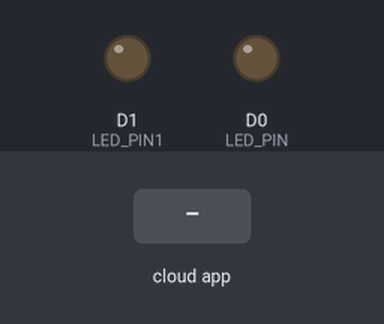
The sketch below on a simulated ESP8266 (NodeMCU). On the bench: output pins drawn as LEDs (lit = HIGH). The test bench sets the inputs (shaded band). What the sketch prints to the serial monitor is not drawn.

Above: at 2.7 s.
2.8 s: the phone or cloud app sets digital to 1
At 4.0 s:
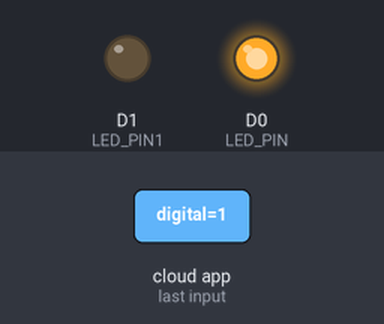
4.3 s: the phone or cloud app sets analog to 1
At 5.4 s:
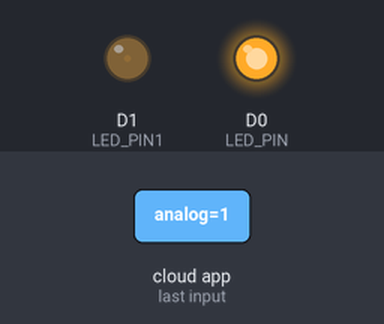
5.8 s: the phone or cloud app sets digital to 0
At 6.7 s:
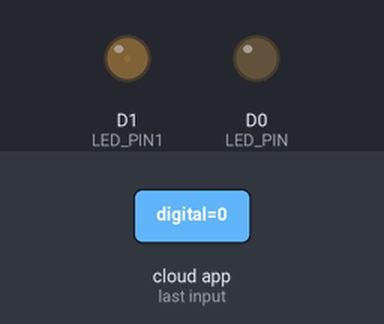
7.3 s: the phone or cloud app sets analog to 0
At 8.0 s:
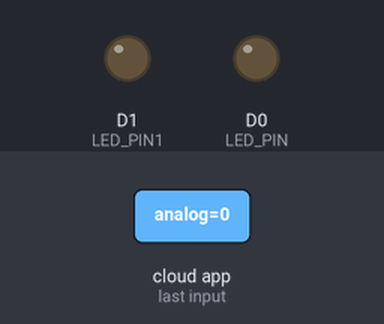
Timing chart, 0 to 9.8 s (numbered marks = the images above; inputs shaded):
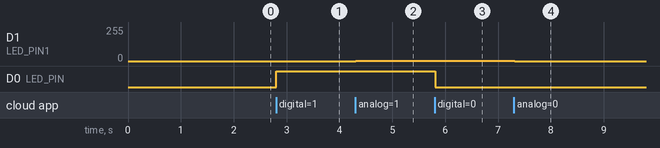

Measured:
- after the input at 2.8 s, D0 (LED_PIN): LOW → HIGH at once
- after the input at 4.3 s, D1 (LED_PIN1): 0/255 → 1/255 at once
- after the input at 5.8 s, D0 (LED_PIN): HIGH → LOW at once
- after the input at 7.3 s, D1 (LED_PIN1): 1/255 → 0/255 at once

The sketch:

ledglow_led_fade_out_1.ino
```cpp
// ledglow and led fade control on adafruit cloud
#include "config.h"
#define LED_PIN D0
#define LED_PIN1 D1
AdafruitIO_Feed *digital = io.feed("digital");
AdafruitIO_Feed *analog = io.feed("analog");
void setup() {

  pinMode(LED_PIN, OUTPUT);
  Serial.begin(115200);
  while(! Serial);
  Serial.print("Connecting to Adafruit IO");
  io.connect();
  digital->onMessage(handleMessage);// function
  analog->onMessage(handleMessages);

  while(io.status() < AIO_CONNECTED) {
    Serial.print(".");
    delay(500);
  }
  Serial.println("welcome");
  Serial.println(io.statusText());
  digital->get();
  analog->get();
}
void loop()
{
  io.run();
}
void handleMessage(AdafruitIO_Data *data)
{
  if(data->toPinLevel() == HIGH)
    Serial.println("HIGH");
  else
    Serial.println("LOW");

   digitalWrite(LED_PIN, data->toPinLevel());
}
void handleMessages(AdafruitIO_Data *data)
{
  int pardeep = data->toInt();
  Serial.println(pardeep);
  analogWrite(LED_PIN1, pardeep);
}
```

config.h
```cpp
/************************ Adafruit IO Config *******************************/

// visit io.adafruit.com if you need to create an account,
// or if you need your Adafruit IO key.
#define IO_USERNAME    "pardeepnain"
#define IO_KEY         "2f91e51d8d1a466e915866e226e5a341"

/******************************* WIFI **************************************/

// the AdafruitIO_WiFi client will work with the following boards:
//   - HUZZAH ESP8266 Breakout -> https://www.adafruit.com/products/2471
//   - Feather HUZZAH ESP8266 -> https://www.adafruit.com/products/2821
//   - Feather M0 WiFi -> https://www.adafruit.com/products/3010
//   - Feather WICED -> https://www.adafruit.com/products/3056

#define WIFI_SSID       "pardeep"
#define WIFI_PASS       "12345678"

// comment out the following two lines if you are using fona or ethernet
#include "AdafruitIO_WiFi.h"
AdafruitIO_WiFi io(IO_USERNAME, IO_KEY, WIFI_SSID, WIFI_PASS);


/******************************* FONA **************************************/

// the AdafruitIO_FONA client will work with the following boards:
//   - Feather 32u4 FONA -> https://www.adafruit.com/product/3027

// uncomment the following two lines for 32u4 FONA,
// and comment out the AdafruitIO_WiFi client in the WIFI section
// #include "AdafruitIO_FONA.h"
// AdafruitIO_FONA io(IO_USERNAME, IO_KEY);


/**************************** ETHERNET ************************************/

// the AdafruitIO_Ethernet client will work with the following boards:
//   - Ethernet FeatherWing -> https://www.adafruit.com/products/3201

// uncomment the following two lines for ethernet,
// and comment out the AdafruitIO_WiFi client in the WIFI section
// #include "AdafruitIO_Ethernet.h"
// AdafruitIO_Ethernet io(IO_USERNAME, IO_KEY);
```
